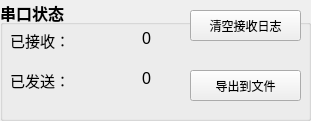
   <widget class="QGroupBox" name="groupBox_2">
    <property name="geometry">
     <rect>
      <x>780</x>
      <y>280</y>
      <width>311</width>
      <height>121</height>
     </rect>
    </property>
    <property name="font">
     <font>
      <pointsize>12</pointsize>
      <weight>75</weight>
      <bold>true</bold>
     </font>
    </property>
    <property name="title">
     <string>串口状态</string>
    </property>
    <widget class="QLabel" name="label_36">
     <property name="geometry">
      <rect>
       <x>10</x>
       <y>30</y>
       <width>61</width>
       <height>21</height>
      </rect>
     </property>
     <property name="font">
      <font>
       <pointsize>11</pointsize>
       <weight>50</weight>
       <bold>false</bold>
      </font>
     </property>
     <property name="text">
      <string>已接收：</string>
     </property>
    </widget>
    <widget class="QLabel" name="label_38">
     <property name="geometry">
      <rect>
       <x>80</x>
       <y>30</y>
       <width>71</width>
       <height>16</height>
      </rect>
     </property>
     <property name="font">
      <font>
       <pointsize>12</pointsize>
       <weight>50</weight>
       <bold>false</bold>
      </font>
     </property>
     <property name="text">
      <string>0</string>
     </property>
     <property name="alignment">
      <set>Qt::AlignRight|Qt::AlignTrailing|Qt::AlignVCenter</set>
     </property>
    </widget>
    <widget class="QLabel" name="label_39">
     <property name="geometry">
      <rect>
       <x>80</x>
       <y>70</y>
       <width>71</width>
       <height>16</height>
      </rect>
     </property>
     <property name="font">
      <font>
       <pointsize>12</pointsize>
       <weight>50</weight>
       <bold>false</bold>
      </font>
     </property>
     <property name="text">
      <string>0</string>
     </property>
     <property name="alignment">
      <set>Qt::AlignRight|Qt::AlignTrailing|Qt::AlignVCenter</set>
     </property>
    </widget>
    <widget class="QLabel" name="label_40">
     <property name="geometry">
      <rect>
       <x>10</x>
       <y>70</y>
       <width>61</width>
       <height>21</height>
      </rect>
     </property>
     <property name="font">
      <font>
       <pointsize>11</pointsize>
       <weight>50</weight>
       <bold>false</bold>
      </font>
     </property>
     <property name="text">
      <string>已发送：</string>
     </property>
    </widget>
    <widget class="QPushButton" name="pushButton_13">
     <property name="geometry">
      <rect>
       <x>190</x>
       <y>10</y>
       <width>111</width>
       <height>31</height>
      </rect>
     </property>
     <property name="font">
      <font>
       <family>宋体</family>
       <pointsize>9</pointsize>
       <weight>50</weight>
       <bold>false</bold>
      </font>
     </property>
     <property name="text">
      <string>清空接收日志</string>
     </property>
    </widget>
    <widget class="QPushButton" name="pushButton_14">
     <property name="geometry">
      <rect>
       <x>190</x>
       <y>70</y>
       <width>111</width>
       <height>31</height>
      </rect>
     </property>
     <property name="font">
      <font>
       <family>宋体</family>
       <pointsize>9</pointsize>
       <weight>50</weight>
       <bold>false</bold>
      </font>
     </property>
     <property name="text">
      <string>导出到文件</string>
     </property>
    </widget>
   </widget>
